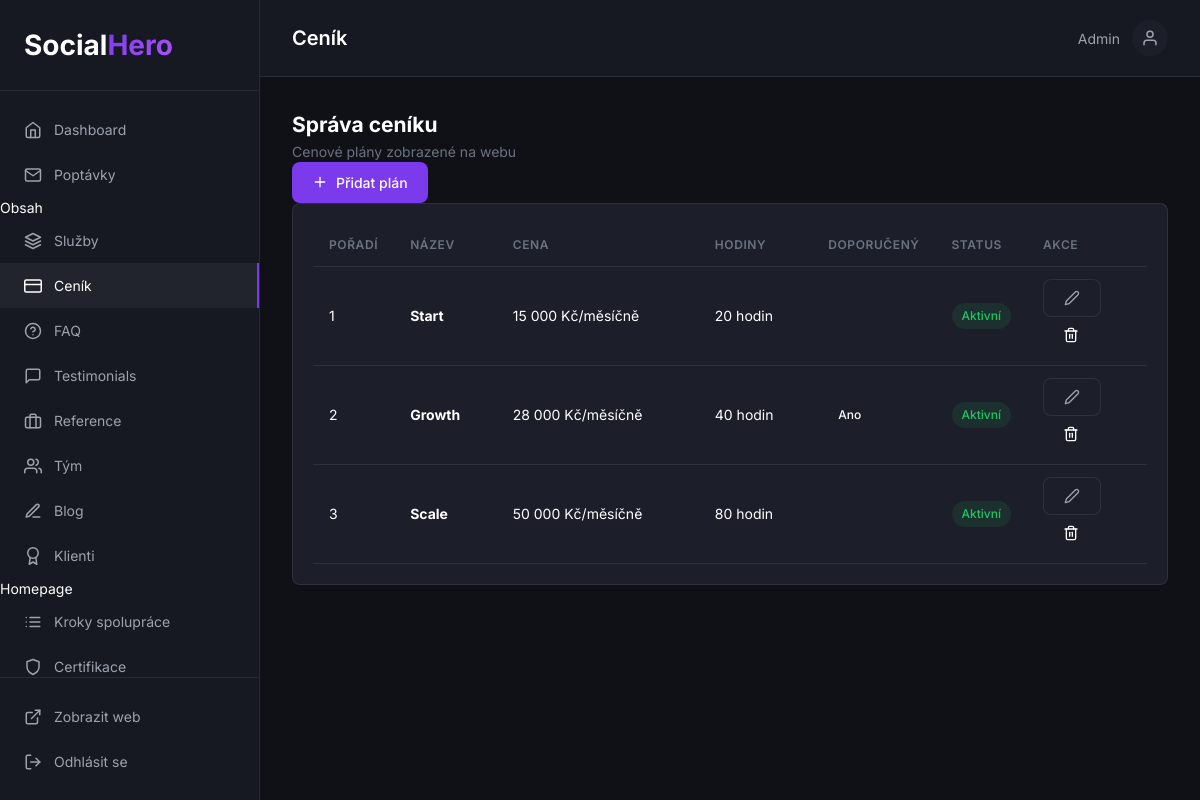
Page /admin/pricing (signed in) on the committed database.
### tables this page shows
CREATE TABLE IF NOT EXISTS `pricing_plans` (
    `id` INT UNSIGNED NOT NULL AUTO_INCREMENT,
    `name` VARCHAR(100) NOT NULL,
    `slug` VARCHAR(100) NOT NULL UNIQUE,
    `price` DECIMAL(10,2) NOT NULL,
    `currency` VARCHAR(3) NOT NULL DEFAULT 'CZK',
    `period` VARCHAR(50) NOT NULL DEFAULT 'měsíčně',
    `hours` VARCHAR(50) DEFAULT NULL,
    `description` VARCHAR(255) DEFAULT NULL,
    `features` JSON DEFAULT NULL,
    `is_featured` TINYINT(1) NOT NULL DEFAULT 0,
    `is_active` TINYINT(1) NOT NULL DEFAULT 1,
    `sort_order` INT NOT NULL DEFAULT 0,
    `created_at` DATETIME NOT NULL DEFAULT CURRENT_TIMESTAMP,
    `updated_at` DATETIME NOT NULL DEFAULT CURRENT_TIMESTAMP ON UPDATE CURRENT_TIMESTAMP,
    PRIMARY KEY (`id`),
    INDEX `idx_active` (`is_active`),
    INDEX `idx_sort` (`sort_order`)
);

### admin/Controllers/ContentController.php (called while the page is built, shortened)
<?php
class ContentController
{
    public function pricing(): void
    {
        try {
            $plans = Database::fetchAll("SELECT * FROM pricing_plans ORDER BY sort_order ASC");
        } catch (\Exception $e) {
            $plans = [];
        }
        require ADMIN_PATH . '/Views/pricing.php';
    }
}

### config/database.php (called while the page is built, shortened)
<?php
$envFile = dirname(__DIR__) . '/.env';
return [
    'host' => $_ENV['DB_HOST'] ?? 'localhost',
    'database' => $_ENV['DB_NAME'] ?? 'socialhero',
    'username' => $_ENV['DB_USER'] ?? 'root',
    'password' => $_ENV['DB_PASS'] ?? '',
    'charset' => 'utf8mb4',
    'collation' => 'utf8mb4_unicode_ci',
    'options' => [
        PDO::ATTR_ERRMODE => PDO::ERRMODE_EXCEPTION,
        PDO::ATTR_DEFAULT_FETCH_MODE => PDO::FETCH_ASSOC,
        PDO::ATTR_EMULATE_PREPARES => false,
    ]
];

### app/Core/Database.php (called while the page is built, shortened)
<?php
class Database
{
    private static ?PDO $instance = null;
    public static function getInstance(): PDO
    {
        if (self::$instance === null) {
            $config = require BASE_PATH . '/config/database.php';
            try {
                $dsn = sprintf(
                    'mysql:host=%s;dbname=%s;charset=%s',
                    $config['host'],
                    $config['database'],
                    $config['charset']
                );
                self::$instance = new PDO(
                    $dsn,
                    $config['username'],
                    $config['password'],
                    $config['options']
                );
            } catch (PDOException $e) {
                die('Database connection failed: ' . $e->getMessage());
            }
        }
        return self::$instance;
    }
    public static function query(string $sql, array $params = []): \PDOStatement
    {
        $stmt = self::getInstance()->prepare($sql);
        $stmt->execute($params);
        return $stmt;
    }
    public static function fetchAll(string $sql, array $params = []): array
    {
        return self::query($sql, $params)->fetchAll();
    }
}

### admin/Views/pricing.php (the view, shortened to what this page needs)
<div class="content-header">
    <div class="content-header__left">
        <h2>Správa ceníku</h2>
        <p class="text-muted">Cenové plány zobrazené na webu</p>
    </div>
    <div class="content-header__right">
        <a href="/admin/pricing/create" class="btn btn--primary">
            <i data-feather="plus"></i> Přidat plán
        </a>
    </div>
</div>
<div class="card">
    <div class="card__body">
        <?php if (empty($plans)): ?>
        <div class="empty-state">
            <i data-feather="credit-card"></i>
            <p>Zatím nemáte žádné cenové plány.</p>
            <a href="/admin/pricing/create" class="btn btn--primary">Přidat první plán</a>
        </div>
        <?php else: ?>
        <table class="table">
            <thead>
                <tr>
                    <th width="50">Pořadí</th>
                    <th>Název</th>
                    <th>Cena</th>
                    <th>Hodiny</th>
                    <th width="100">Doporučený</th>
                    <th width="80">Status</th>
                    <th width="120">Akce</th>
                </tr>
            </thead>
            <tbody>
                <?php foreach ($plans as $p): ?>
                <tr>
                    <td><?= $p['sort_order'] ?></td>
                    <td><strong><?= htmlspecialchars($p['name']) ?></strong></td>
                    <td><?= number_format($p['price'], 0, ',', ' ') ?> Kč/<?= $p['period'] ?? 'měsíc' ?></td>
                    <td><?= htmlspecialchars($p['hours'] ?? '-') ?></td>
                    <td>
                        <?php if ($p['is_featured']): ?>
                        <span class="badge badge--primary">Ano</span>
                        <?php endif; ?>
                    </td>
                    <td>
                        <span class="badge badge--<?= $p['is_active'] ? 'success' : 'secondary' ?>">
                            <?= $p['is_active'] ? 'Aktivní' : 'Skryto' ?>
                        </span>
                    </td>
                    <td>
                        <div class="btn-group">
                            <a href="/admin/pricing/<?= $p['id'] ?>/edit" class="btn btn--small btn--secondary">
                                <i data-feather="edit-2"></i>
                            </a>
                            <a href="/admin/pricing/<?= $p['id'] ?>/delete" class="btn btn--small btn--danger" onclick="return confirm('Opravdu smazat?')">
                                <i data-feather="trash-2"></i>
                            </a>
                        </div>
                    </td>
                </tr>
                <?php endforeach; ?>
            </tbody>
        </table>
        <?php endif; ?>
    </div>
</div>
<?php
require ADMIN_PATH . '/Views/layout.php';
?>

### admin/assets/css/admin.css (style rules this page uses)
:root { --admin-bg: #0f1117; --admin-sidebar: #161922; --admin-card: #1c1f2a; --admin-border: rgba(255, 255, 255, 0.08); --admin-text: #ffffff; --admin-text-secondary: #9ca3af; --admin-text-muted: #6b7280; --admin-primary: #7c3aed; --admin-primary-hover: #8b5cf6; --admin-success: #22c55e; --admin-warning: #f97316; --admin-error: #ef4444; --admin-radius: 0.5rem; --admin-transition: 200ms ease; }
* { margin: 0; padding: 0; box-sizing: border-box; }
body { font-family: 'Inter', -apple-system, BlinkMacSystemFont, sans-serif; font-size: 14px; line-height: 1.5; color: var(--admin-text); background: var(--admin-bg); }
a { color: inherit; text-decoration: none; }
.admin-page { display: flex; min-height: 100vh; }
.btn { display: inline-flex; align-items: center; justify-content: center; gap: 0.5rem; padding: 0.625rem 1.25rem; font-size: 0.875rem; font-weight: 500; border-radius: var(--admin-radius); cursor: pointer; transition: all var(--admin-transition); border: none; }
.btn--primary { background: var(--admin-primary); color: white; }
.btn--secondary { background: var(--admin-card); border: 1px solid var(--admin-border); color: var(--admin-text-secondary); }
.btn svg { width: 16px; height: 16px; }
.card { background: var(--admin-card); border: 1px solid var(--admin-border); border-radius: var(--admin-radius); margin-bottom: 1.5rem; }
.card__body { padding: 1.25rem; }
.table { width: 100%; border-collapse: collapse; }
.table th, .table td { padding: 0.75rem 1rem; text-align: left; border-bottom: 1px solid var(--admin-border); }
.table th { font-size: 0.75rem; font-weight: 600; text-transform: uppercase; letter-spacing: 0.05em; color: var(--admin-text-muted); }
.table td { font-size: 0.875rem; }
.badge { display: inline-block; padding: 0.25rem 0.625rem; font-size: 0.75rem; font-weight: 500; border-radius: 9999px; }
.badge--success { background: rgba(34, 197, 94, 0.1); color: var(--admin-success); }
.text-muted { color: var(--admin-text-muted); font-size: 0.875rem; }

### rows in the picture
pricing_plans: sort_order "1", name "Start", price "15 000", period "měsíčně", hours "20 hodin", is_active "Aktivní"
pricing_plans: sort_order "2", name "Growth", price "28 000", period "měsíčně", hours "40 hodin", is_featured "Ano", is_active "Aktivní"
pricing_plans: sort_order "3", name "Scale", price "50 000", period "měsíčně", hours "80 hodin", is_active "Aktivní"

### other values in the picture
$pageTitle "Ceník"
$_SESSION['admin_user']['name'] "Admin"
